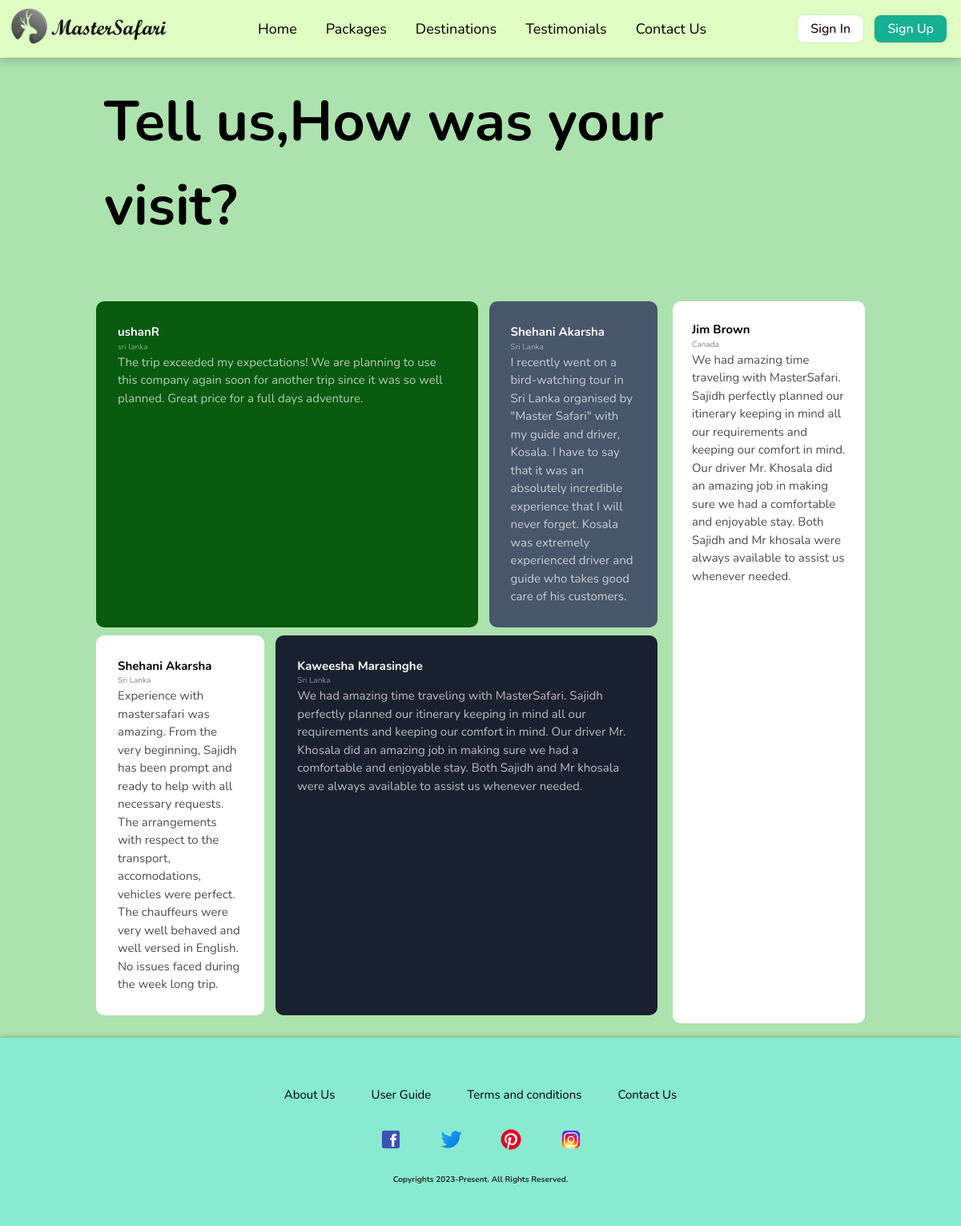
The app's page /Testimonial.php with its own data.
### tables this page shows
CREATE TABLE `feedback` (
  `fback_id` varchar(8) NOT NULL,
  `reservation_id` varchar(8) NOT NULL,
  `uid` varchar(8) NOT NULL,
  `status` tinyint(4) NOT NULL,
  `Massage` varchar(999) NOT NULL,
  `Country` varchar(100) NOT NULL,
  `Email` varchar(100) NOT NULL,
  `Name` varchar(150) NOT NULL
);

### Testimonial.php (the view, shortened to what this page needs)
<?php
require 'config.php';
?>
<!DOCTYPE html>
<html lang="en">
<head>
  <link rel='stylesheet' type='text/css' media='screen' href='styles/styleGen.css'>
  <link rel='stylesheet' type='text/css' media='screen' href='styles/styleTestimonial.css'>
  <?PHP include 'includes/header.php'; ?>
  <div class="test">Tell us,How was your<br> visit? </div>
  <div class="container" id="container">
    <div class="testimonials">
      <div class="testimonials--big">
        <div class="info">
          <div class="name">
            <?php
            $sql = "SELECT * FROM feedback ORDER BY fback_id DESC";
            $result = mysqli_query($conn, $sql);
            $rows = mysqli_fetch_all($result, MYSQLI_ASSOC);
            $rowIndex = 0;
            $specificRow = $rows[$rowIndex];
            echo "<h3>{$specificRow['Name']}</h3>";
            echo "<p>{$specificRow['Country']}</p>";
            ?>
          </div>
        </div>
        <div class="view">
          <?php
          $sql = "SELECT * FROM feedback ORDER BY fback_id DESC";
          $result = mysqli_query($conn, $sql);
          $rows = mysqli_fetch_all($result, MYSQLI_ASSOC);
          $rowIndex = 0;
          if ($rowIndex < count($rows)) {
            $specificRow = $rows[$rowIndex];
            echo "<p class='normal'>{$specificRow['Massage']}</p>";
          } else {
            echo "<p class='normal'>No feedbacks yet</p>";
          }
          ?>
        </div>
      </div>
      <div class="testimonials--small">
        <div class="info">
          <div class="name">
            <?php
            $sql = "SELECT * FROM feedback ORDER BY fback_id DESC";
            $result = mysqli_query($conn, $sql);
            $rows = mysqli_fetch_all($result, MYSQLI_ASSOC);
            $rowIndex = 1;
            $specificRow = $rows[$rowIndex];
            echo "<h3>{$specificRow['Name']}</h3>";
            echo "<p>{$specificRow['Country']}</p>";
            ?>
          </div>
        </div>
        <div class="view">
          <?php
          $sql = "SELECT * FROM feedback ORDER BY fback_id DESC";
          $result = mysqli_query($conn, $sql);
          $rows = mysqli_fetch_all($result, MYSQLI_ASSOC);
          $rowIndex = 1;
          if ($rowIndex < count($rows)) {
            $specificRow = $rows[$rowIndex];
            echo "<p class='normal'>{$specificRow['Massage']}</p>";
          } else {
            echo "<p class='normal'>No feedbacks yet</p>";
          }
          ?>
        </div>
      </div>
      <div class="testimonials--small white">
        <div class="info">
          <div class="name">
            <?php
            $sql = "SELECT * FROM feedback ORDER BY fback_id DESC";
            $result = mysqli_query($conn, $sql);
            $rows = mysqli_fetch_all($result, MYSQLI_ASSOC);
            $rowIndex = 2;
            $specificRow = $rows[$rowIndex];
            echo "<h3>{$specificRow['Name']}</h3>";
            echo "<p>{$specificRow['Country']}</p>";
            ?>
          </div>
        </div>
        <div class="view">
          <?php
          $sql = "SELECT * FROM feedback ORDER BY fback_id DESC";
          $result = mysqli_query($conn, $sql);
          $rows = mysqli_fetch_all($result, MYSQLI_ASSOC);
          $rowIndex = 3;
          if ($rowIndex < count($rows)) {
            $specificRow = $rows[$rowIndex];
            echo "<p class='normal'>{$specificRow['Massage']}</p>";
          } else {
            echo "<p class='normal'>No feedbacks yet</p>";
          }
          ?>
        </div>
      </div>
      <div class="testimonials--big" style="background-color:var(--dark-blackish-blue)">
        <div class="info">
          <div class="name">
            <?php
            $sql = "SELECT * FROM feedback ORDER BY fback_id DESC";
            $result = mysqli_query($conn, $sql);
            $rows = mysqli_fetch_all($result, MYSQLI_ASSOC);
            $rowIndex = 4;
            $specificRow = $rows[$rowIndex];
            echo "<h3>{$specificRow['Name']}</h3>";
            echo "<p>{$specificRow['Country']}</p>";
            ?>
          </div>
        </div>
        <div class="view">
          <?php
          $sql = "SELECT * FROM feedback ORDER BY fback_id DESC";
          $result = mysqli_query($conn, $sql);
          $rows = mysqli_fetch_all($result, MYSQLI_ASSOC);
          $rowIndex = 4;
          if ($rowIndex < count($rows)) {
            $specificRow = $rows[$rowIndex];
            echo "<p class='normal'>{$specificRow['Massage']}</p>";
          } else {
            echo "<p class='normal'>No feedbacks yet</p>";
          }
          ?>
        </div>
      </div>
    </div>
    <div class="testimonial">
      <div class="info">
        <div class="name">
          <?php
          $sql = "SELECT * FROM feedback ORDER BY fback_id DESC";
          $result = mysqli_query($conn, $sql);
          $rows = mysqli_fetch_all($result, MYSQLI_ASSOC);
          $rowIndex = 5;
          $specificRow = $rows[$rowIndex];
          echo "<h3>{$specificRow['Name']}</h3>";
          echo "<p>{$specificRow['Country']}</p>";
          ?>
        </div>
      </div>
      <div class="view">
        <?php
        $sql = "SELECT * FROM feedback ORDER BY fback_id DESC";
        $result = mysqli_query($conn, $sql);
        $rows = mysqli_fetch_all($result, MYSQLI_ASSOC);
        $rowIndex = 5;
        if ($rowIndex < count($rows)) {
          $specificRow = $rows[$rowIndex];
          echo "<p class='normal'>{$specificRow['Massage']}</p>";
        } else {
          echo "<p class='normal'>No feedbacks yet</p>";
        }
        ?>
      </div>
    </div>
  </div>
  <?PHP include 'includes/footer.php'; ?>
  </body>
</html>

### styles/styleGen.css (style rules this page uses)
:root { --clr-black-500: rgb(13, 13, 13); --clr-black-400: rgb(26, 1, 1); --clr-black-300: rgb(39, 46, 37); --clr-green-700: rgb(0, 88, 62); --clr-white-600: rgb(255, 255, 255); --ff-primary: 'Nunito', sans-serif; --fw-light: 300; --fw-regular: 400; --fw-semibold: 500; --fw-bold: 600; --fw-extbold: 700; --fs-14: 0.875rem; --fs-15: 0.9375rem; --fs-16: 1rem; --fs-18: 1.125rem; --fs-20: 1.25rem; --fs-22: 1.375rem; --fs-24: 1.5rem; --fs-36: 2rem; --fs-40: 2.5rem; --fs-56: 3.5rem; --fs-82: 5.125rem; --fs-body: var(--fs-18); --fs-nav: var(--fs-18); --fs-footer: var(--fs-15); --fs-exlrg-txt: var(--fs-82); --fs-h1: var(--fs-56); --fs-h2: var(--fs-40); --fs-h3: var(--fs-36); --fs-h4: var(--fs-24); --fs-button: var(--fs-24); }
@media (prefers-color-scheme: light) { :root { --clr-default-txt: rgb(0, 0, 0); --clr-default-back: var(--clr-white-600); --clr-green-300: rgb(223, 254, 194); --clr-green-400: rgb(195, 255, 135); --clr-green-500: rgb(151, 230, 139); --clr-aqua-500: rgb(136, 235, 208); --clr-aqua-600: rgb(22, 176, 147); --clr-black-shadow: rgba(41, 47, 39, 0.273); --clr-txt-shade1: rgba(13, 12, 51, 0.78); --clr-glass-back: rgba(255, 255, 255, 0.512); } }
*, *::before, *::after { box-sizing: border-box; }
* { margin: 0; padding: 0; font-family: var(--ff-primary); }
html, body { height: 100%; overflow-x: hidden; }

### styles/styleTestimonial.css (style rules this page uses)
* { box-sizing: border-box; margin: 0; padding: 0; }
:root { --moderate-violet: hsl(125, 86%, 19%); --dark-grayish-blue: hsl(217, 19%, 35%); --dark-blackish-blue: hsl(219, 29%, 14%); --gray: hsl(0, 0%, 100%); --grayish-blue: hsl(122, 48%, 78%); }
p { font-size:15px; color : var(--gray); opacity:70%; }
.test { font-size: 70px; font-weight: bold; font-style:inherit; margin-top: 100px; align-items: center; margin-left: 130px; }
.container { display:flex; padding : 1em 10%; margin-top:3rem; justify-content:space-between; }
.testimonials { width: 73%; display: flex; flex-direction: row; flex-wrap: wrap; justify-content: space-between; }
.testimonials--big { position: relative; background-color:var(--moderate-violet); padding :1.5em; width: 68%; border-radius : 10px; z-index: 10; margin-bottom: 10px; }
.info { display:flex; }
.name { color:white; }
.name h3 { font-size: 15px; }
.name p { color :white; font-size:10px; opacity: 50%; }
.testimonials--small { background : var(--dark-grayish-blue); width: 30%; border-radius : 10px; padding: 1.5em; margin-bottom: 10px; }
.testimonial { background-color: white; color: black; width: 25%; border-radius:10px; padding : 1.5rem; }
.white { background-color:white; }
.white .name, .white p, .white .name p, .white .view .bold, .testimonial .name, .testimonial .name p, .testimonial .view .bold, .testimonial p { color:black; }

### records on screen
feedback: Name "ushanR", Country "sri lanka", Massage "The trip exceeded my expectations! We are planning to use this company again soon for another trip since it was so well planned. Great price for a full days adventure."
feedback: Name "Shehani Akarsha", Country "Sri Lanka", Massage "I recently went on a bird-watching tour in Sri Lanka organised by \"Master Safari\" with my guide and driver, Kosala. I have to say that it was an absolutely incredible experience that I will never forget. Kosala was extremely experienced driver and guide who takes good care of his customers."
feedback: Name "Shehani Akarsha", Country "Sri Lanka"
feedback: Massage "Experience with mastersafari was amazing. From the very beginning, Sajidh has been prompt and ready to help with all necessary requests. The arrangements with respect to the transport, accomodations, vehicles were perfect. The chauffeurs were very well behaved and well versed in English. No issues faced during the week long trip."
feedback: Name "Kaweesha Marasinghe", Country "Sri Lanka", Massage "We had amazing time traveling with MasterSafari. Sajidh perfectly planned our itinerary keeping in mind all our requirements and keeping our comfort in mind. Our driver Mr. Khosala did an amazing job in making sure we had a comfortable and enjoyable stay. Both Sajidh and Mr khosala were always available to assist us whenever needed."
feedback: Name "Jim Brown", Country "Canada", Massage "We had amazing time traveling with MasterSafari. Sajidh perfectly planned our itinerary keeping in mind all our requirements and keeping our comfort in mind. Our driver Mr. Khosala did an amazing job in making sure we had a comfortable and enjoyable stay. Both Sajidh and Mr khosala were always available to assist us whenever needed."
